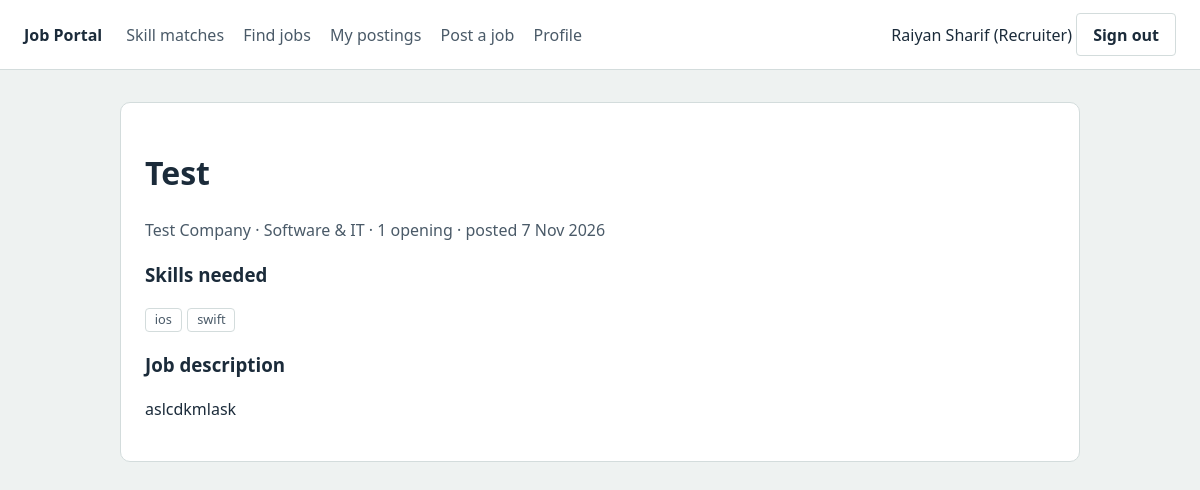
The app's page /jobs/1/ (signed in) with its own data.
### accounts/models.py (models this page shows, shortened)
class User(AbstractUser):
    RECRUITER = 'recruiter'
    JOBSEEKER = 'jobseeker'
    USER_TYPE_CHOICES = [
        (RECRUITER, 'Recruiter'),
        (JOBSEEKER, 'Job seeker'),
    ]
    display_name = models.CharField(max_length=100)
    user_type = models.CharField(max_length=20, choices=USER_TYPE_CHOICES)
    @property
    def is_recruiter(self):
        return self.user_type == self.RECRUITER
    @property
    def is_jobseeker(self):
        return self.user_type == self.JOBSEEKER

class RecruiterProfile(models.Model):
    user = models.OneToOneField(User, on_delete=models.CASCADE, related_name='recruiter_profile')
    company_name = models.CharField(max_length=150)
    industry = models.CharField(max_length=100)
    company_website = models.URLField(blank=True)
    company_address = models.CharField(max_length=255)
    phone = models.CharField(max_length=30, blank=True)
    about_company = models.TextField(blank=True)

class Skill(models.Model):
    name = models.CharField(max_length=60, unique=True)
    class Meta:
        ordering = ['name']

### jobs/models.py (models this page shows, shortened)
class Job(models.Model):
    CATEGORY_CHOICES = [
        ('software', 'Software & IT'),
        ('data', 'Data & Analytics'),
        ('design', 'Design & Creative'),
        ('marketing', 'Marketing & Sales'),
        ('finance', 'Finance & Accounting'),
        ('hr', 'Human Resources'),
        ('engineering', 'Engineering'),
        ('healthcare', 'Healthcare'),
        ('education', 'Education'),
        ('other', 'Other'),
    ]
    recruiter = models.ForeignKey(settings.AUTH_USER_MODEL, on_delete=models.CASCADE, related_name='jobs')
    title = models.CharField(max_length=150)
    number_of_openings = models.PositiveIntegerField(default=1)
    category = models.CharField(max_length=30, choices=CATEGORY_CHOICES)
    description = models.TextField()
    skills = models.ManyToManyField(Skill, related_name='jobs')
    is_open = models.BooleanField(default=True)
    created_at = models.DateTimeField(auto_now_add=True)
    class Meta:
        ordering = ['-created_at']
    def skill_names(self):
        return [skill.name for skill in self.skills.all()]
    @property
    def company(self):
        profile = getattr(self.recruiter, 'recruiter_profile', None)
        return profile.company_name if profile else self.recruiter.display_name

### jobs/views.py (the view)
# urls.py: path('jobs/<int:pk>/', views.job_detail, name='job_detail'),
@login_required
def job_detail(request, pk):
    job = get_object_or_404(Job, pk=pk)
    context = {'job': job}
    if request.user.is_jobseeker and request.user.has_profile():
        context['result'] = match(job.skill_names(), request.user.jobseeker_profile.skill_names())
        context['already_applied'] = job.applications.filter(applicant=request.user).exists()
        context['form'] = ApplicationForm()
    return render(request, 'jobs/job_detail.html', context)

### templates/jobs/job_detail.html (shortened to what this page needs)
{% extends 'base.html' %}
{% block content %}
<div class="panel">
  <h1>{{ job.title }}</h1>
  <p class="muted">{{ job.company }} · {{ job.get_category_display }} · {{ job.number_of_openings }} opening{{ job.number_of_openings|pluralize }} · posted {{ job.created_at|date:"j M Y" }}</p>
  <h3>Skills needed</h3>
  {% if result %}
    {% with r=result %}{% include 'includes/chips.html' %}{% endwith %}
  {% else %}
    <ul class="chips">{% for skill in job.skill_names %}<li class="chip">{{ skill }}</li>{% endfor %}</ul>
  {% endif %}
  <h3>Job description</h3>
  <p style="white-space: pre-line">{{ job.description }}</p>
</div>
{% endblock %}

### templates/base.html (shortened to what this page needs)
<!DOCTYPE html>
<html lang="en">
<head>
</head>
<body>
  <header>
    <a class="brand" href="{% url 'home' %}">Job Portal</a>
    <nav>
      {% if user.is_authenticated %}
        <a href="{% url 'dashboard' %}">Skill matches</a>
        <a href="{% url 'job_search' %}">Find jobs</a>
        {% if user.is_recruiter %}
          <a href="{% url 'my_jobs' %}">My postings</a>
          <a href="{% url 'job_create' %}">Post a job</a>
        {% else %}
          <a href="{% url 'my_applications' %}">My applications</a>
        {% endif %}
        <a href="{% url 'profile' %}">Profile</a>
      {% endif %}
    </nav>
    <div>
      {% if user.is_authenticated %}
        {{ user.display_name }} ({{ user.get_user_type_display }})
        <form method="post" action="{% url 'logout' %}" style="display:inline">
          <button class="btn btn-light" type="submit">Sign out</button>
        </form>
      {% else %}
        <a href="{% url 'login' %}">Sign in</a> &nbsp;
        <a href="{% url 'register' %}">Create account</a>
      {% endif %}
    </div>
  </header>
  <main>
    {% block content %}{% endblock %}
  </main>
</body>
</html>

### templates/base.html (style rules this page uses)
body { font-family: system-ui, sans-serif; background: #eef2f1; color: #1b2b3a; margin: 0; line-height: 1.5; }
a { color: inherit; }
header { background: #fff; border-bottom: 1px solid #d3dcdc; padding: .8rem 1.5rem; display: flex; gap: 1.5rem; align-items: center; flex-wrap: wrap; }
header .brand { font-weight: 800; text-decoration: none; }
header nav { display: flex; gap: 1.2rem; flex: 1; flex-wrap: wrap; }
header nav a { text-decoration: none; color: #4a5a68; font-weight: 500; }
main { max-width: 960px; margin: 2rem auto; padding: 0 1rem; }
.panel { background: #fff; border: 1px solid #d3dcdc; border-radius: 10px; padding: 1.5rem; margin-bottom: 1.25rem; }
.muted { color: #4a5a68; }
.btn { display: inline-block; background: #1b2b3a; color: #fff; border: 0; padding: .55rem 1rem; border-radius: 4px; font: inherit; font-weight: 600; cursor: pointer; text-decoration: none; }
.btn-light { background: #fff; color: #1b2b3a; border: 1px solid #d3dcdc; }
.chips { display: flex; flex-wrap: wrap; gap: .35rem; list-style: none; padding: 0; margin: .5rem 0 0; }
.chip { font-size: .8rem; padding: .1rem .55rem; border-radius: 4px; border: 1px solid #d3dcdc; color: #4a5a68; }

### records on screen
User: display_name "Raiyan Sharif", user_type "Recruiter"
Job: title "Test", company "Test Company", category "Software & IT", number_of_openings "1", created_at "7 Nov 2026", description "aslcdkmlask"
Skill: skill_names "ios"
Skill: skill_names "swift"
